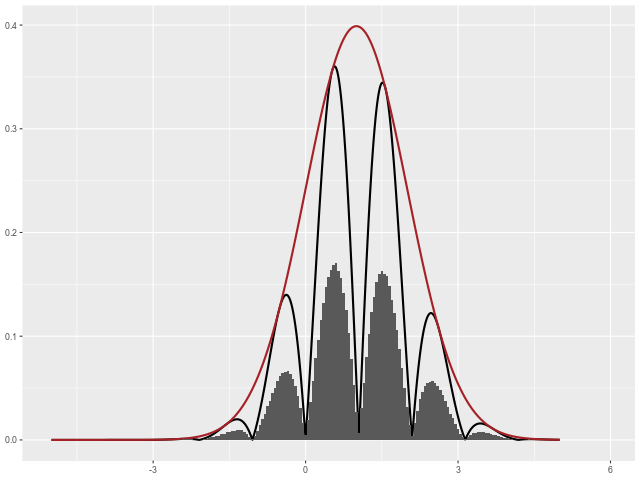

This figure's R source:
#library(plot3D)
library(rgl)
library(ggplot2)

if (!(exists("plot_to_file"))) {
	plot_to_file = 0
}

# A gaussian function (mu, sigma)
gaussf = function(x, mu, sigma) 1/(sqrt(2*pi)*sigma) * exp(-1/2*((x-mu)/sigma)^2)

# An absolute sine wave with f as frequency
abssinef = function(x, f) abs(sin(x*f))

# Create a "complicated" function
complicatedf = function(x) gaussf(x, 1, 1) * abssinef(x, 3)

x <- seq(-5, 5, length.out = 1000)

N=1000000
set.seed(1234)

# Sample from gaussian with (mu,sigma) = (1,1)
samp <- rnorm(N, 1, 1)

# Sample from uniform distribution 
threshold <- runif(N, 0, 1)

M <- 1

accept <- subset(samp, threshold < (complicatedf(samp) / (M * (gaussf(samp, 1, 1) ) )))
#accept <- subset(samp, threshold < complicatedf(samp) )

y0 <- complicatedf(x)

y1 <- gaussf(x,1,1)

df <- data.frame(x, y0, y1)

df1 <- data.frame(accept)

filename = 'rejection_sampling.png'

if (plot_to_file) {
	png(filename, 640, 480)
}
#pdf(NULL)
burgundy=rgb(0.647, .129, .149)

gg <- ggplot(df, aes(x=x)) + geom_line(aes(y=y0), size=1) + geom_line(aes(y=y1), color=burgundy, size=1) + 
	geom_histogram(data=df1, aes(x=accept, y=6*..count../sum(..count..)), binwidth=0.05) + xlab(NULL) + ylab(NULL)

plot(gg)

if (plot_to_file) {
	dev.off()
}
